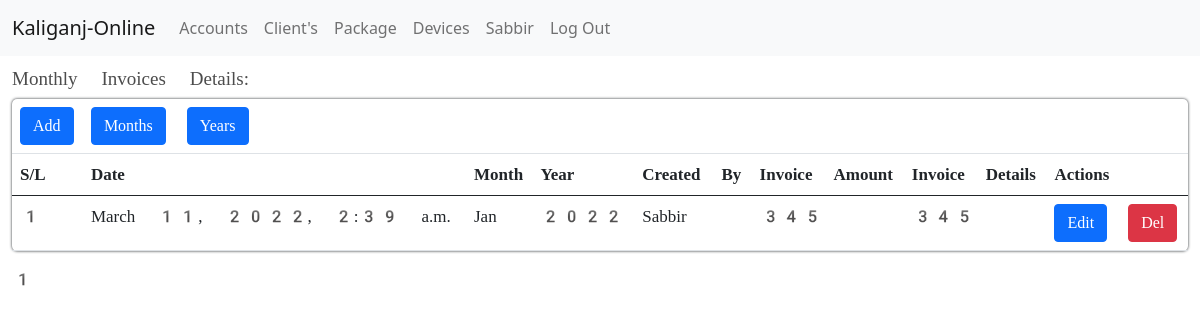
The app's page /account/monthly_invoice/ (signed in) with its own data.
### apps/core/models.py (models this page shows, shortened)
class Isp_info(models.Model):
    name = models.CharField(max_length=200)
    address = models.CharField(max_length=200)
    phone = models.CharField(max_length=200)
    email = models.EmailField(max_length=200)
    website = models.URLField(max_length=200)

### apps/users/models.py (models this page shows, shortened)
class User(AbstractBaseUser):
    genders = (
        ('Male', 'Male'),
        ('Female', 'Female'),
        ('Others', 'Others'),
    )
    first_name = models.CharField(max_length=245)
    last_name = models.CharField(max_length=245)
    gender = models.CharField(max_length=245, choices=genders)
    email = models.EmailField(max_length=245, unique=True)
    phone = models.CharField(max_length=13, unique=True)
    nid = models.CharField(max_length=13, unique=True)
    timestamp = models.DateTimeField(auto_now_add=True)
    is_active = models.BooleanField(default=True)
    client = models.BooleanField(default=True)
    reseller = models.BooleanField(default=False)
    owner = models.BooleanField(default=False)
    worker = models.BooleanField(default=False)
    staff = models.BooleanField(default=False)
    admin = models.BooleanField(default=False)
    USERNAME_FIELD = 'email'
    REQUIRED_FIELDS = []
    object = UserManager()

class Staffs(models.Model):
    choice_status = (('Active', 'Active'), ('Inactive', 'Inactive'))
    stafftype = (('Owner', 'Owner'),
                 ('Accountant', 'Accountant'),
                 ('Server Team', 'Server Team'),
                 ('Fiber Team', 'Fiber Team'),
                 ('Support Team', 'Support Team'),
                 ('Sales Team', 'Sales Team'))
    user = models.OneToOneField(User, on_delete=models.CASCADE)
    staffs_Id = models.ForeignKey(
        Staff_Id, on_delete=models.CASCADE, null=True, blank=True)
    address = models.CharField(max_length=245)
    salary = models.FloatField(default=0)
    stafftype = models.CharField(max_length=245, choices=stafftype)
    status = models.CharField(max_length=245, choices=choice_status)

### apps/account/models.py (models this page shows, shortened)
class Monthly_Invoice(models.Model):
    Staffs_details = models.ForeignKey(Staffs, on_delete=models.CASCADE)
    date = models.DateTimeField(auto_now_add=True)
    month = models.ForeignKey(Month, on_delete=models.CASCADE)
    year = models.ForeignKey(Year, on_delete=models.CASCADE)
    invoice_amount = models.IntegerField()
    invoice_details = models.CharField(max_length=500)

class Month(models.Model):
    month_name = models.CharField(max_length=20)
    active = models.BooleanField(default=False)
    def __str__(self):
        return self.month_name

class Year(models.Model):
    year_name = models.CharField(max_length=20)
    active = models.BooleanField(default=False)
    def __str__(self):
        return self.year_name

### apps/clients/decorators.py (the view, shortened to what this page needs)
    def wrapper_func(request, *args, **kwargs):
        if request.user.admin == True:
            return view_func(request, *args, **kwargs)

### apps/account/views.py (called while the page is built)
@login_required(login_url='client-login')
@admin_roles
def monthlyInvoiceShowing(request):
    isp_info = Isp_info.objects.filter(id=1).first()
    invoice = Monthly_Invoice.objects.all().order_by('-id')
    p = Paginator(invoice, 50)
    n = request.GET.get('p')
    invoices = p.get_page(n)
    context = {'isp_info': isp_info, 'invoices': invoices}
    return render(request, 'core/invoice/monthlyinvoices.html', context)

### apps/account/templates/core/invoice/monthlyinvoices.html (shortened to what this page needs)
{% extends 'core/account/account_dashboard.html' %}
{% block content %}
<section>
    <div class="container-fluid">
        <div class="base-title">
            <h3>Monthly Invoices Details:</h3>
        </div>
        <div class="fiber-details-wrappers">
            <table class="table  table-hover">
                <thead>
                    <tr>
                        <td scope="col"><a class="btn btn-primary" href="{% url 'monthly-add' %}">Add</a></td>
                        <td colspan="7"><a class="btn btn-primary" href="{% url 'month-list' %}">Months</a>
                            <a class="btn btn-primary" href="{% url 'year-list' %}">Years</a></td>
                    </tr>
                    <tr>
                        <th scope="col">S/L</th>
                        <th scope="col">Date</th>
                        <th scope="col">Month</th>
                        <th scope="col">Year</th>
                        <th scope="col">Created By</th>
                        <th scope="col">Invoice Amount</th>
                        <th scope="col">Invoice Details</th>
                        <th scope="col">Actions</th>
                    </tr>
                </thead>
                <tbody>
                    {% for i in invoices %}
                    <tr>
                        <th scope="row">{{forloop.counter}}</th>
                        <td>{{i.date}}</td>
                        <td>{{i.month}}</td>
                        <td>{{i.year}}</td>
                        <td>{{i.Staffs_details.user.first_name}}</td>
                        <td>{{i.invoice_amount}}</td>
                        <td>{{i.invoice_details}}</td>
                        <td>
                            <a class="btn btn-primary ml-1" href="{% url 'monthly-edit' i.id %}">Edit</a>
                            {% if request.user.admin %}
                            <a class="btn btn-danger ml-1" href="{% url 'monthly-del' i.id %}">Del</a>
                            {% endif %}
                        </td>
                    </tr>
                    {% endfor %}
                </tbody>
            </table>
            {{invoices.number}}
        </div>
    </div>
</section>
{% endblock %}

### apps/core/templates/core/base.html (shortened to what this page needs)
{% load static %}
<!DOCTYPE html>
<html lang="en">
<head>
  <link href="https://cdn.jsdelivr.net/npm/bootstrap@5.0.2/dist/css/bootstrap.min.css" rel="stylesheet">
  <link rel="stylesheet" href="{% static 'core/main.css' %}">
</head>
<body>
  <nav class="navbar navbar-expand-lg navbar-light bg-light">
    <div class="container-fluid">
      <a class="navbar-brand" href="{% url 'inside' %}">{{isp_info.name}}</a>
      <div class="collapse navbar-collapse" id="navbarNav">
        <ul class="navbar-nav">
          {% if request.user.owner %}
          <li class="nav-item">
            <a class="nav-link" href="{% url 'account-dashboard' %}">Accounts</a>
          </li>
          {% endif %}
          {% block navbar %}
          <li class="nav-item">
            <a class="nav-link" href="{% url 'client-show' %}">Client's</a>
          </li>
          <li class="nav-item">
            <a class="nav-link" href="{% url 'package-show' %}">Package</a>
          </li>
          <li class="nav-item">
            <a class="nav-link" href="{% url 'devicesInfo' %}">Devices</a>
          </li>
          {% endblock navbar %}
          <li class="nav-item">
            <a class="nav-link" href="{% url 'user_dashboard' %}">{{request.user.first_name}}</a>
          </li>
          <li class="nav-item">
            <a class="nav-link" href="{% url 'client_logout' %}">Log Out</a>
          </li>
        </ul>
      </div>
    </div>
  </nav>
  {% block content %}{% endblock content %}
</body>
</html>

### static/core/main.css (style rules this page uses)
.base-title h3 { font-size: 19px; margin-top: 1%; font-weight: 500; font-family: emoji; color: #000000b3; }
.fiber-details-wrappers { font-family: emoji; font-size: 17px; }
table { box-shadow: 0px 0px 3px 0px; border-radius: 5px; padding: 1%; }

### records on screen
Isp_info: name "Kaliganj-Online"
User: user.first_name "Sabbir"
Monthly_Invoice: date "March 11, 2022, 2:39 a.m.", month "Jan", year "2022", Staffs_details.user.first_name "Sabbir", invoice_amount "345", invoice_details "345"

### other values on screen
{{ invoices.number }} "1"
